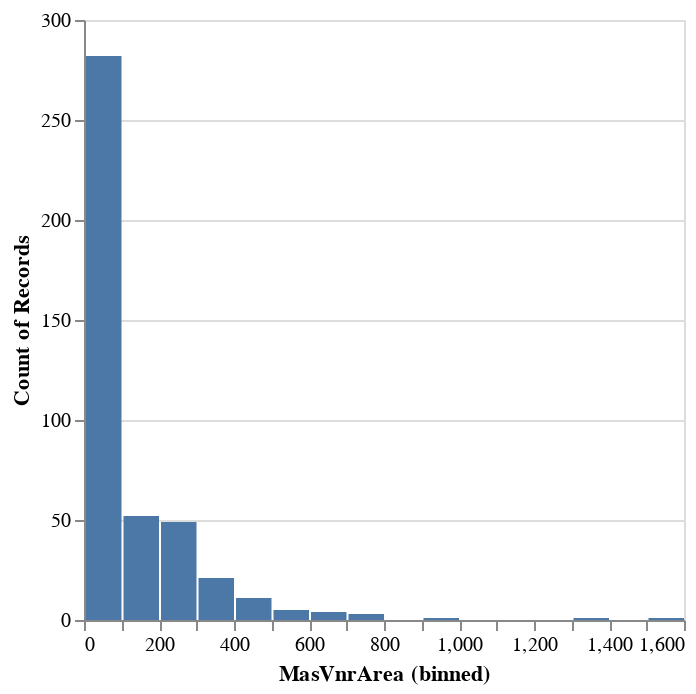

The notebook cell saved with this chart:
### Markdown cell above
`MasVnrArea` is a numerical feature representing Masonry veneer area in square feet.

### Code cell
alt.Chart(X_train_copy).mark_bar().encode(
    x = alt.X("MasVnrArea", bin = alt.Bin(maxbins=30)) ,
    y = "count()"
)

### Figure 1 — Vega-Lite specification as saved in the notebook (floating-point values rounded to 4 significant figures; data arrays with more than 128 entries replaced by an {"elided": "..."} marker saying what was removed)
{"config": {"view": {"continuousWidth": 300, "continuousHeight": 300}}, "data": {"name": "data-8bc8bc48e8d842e509212b67ee2248bc"}, "mark": {"type": "bar"}, "encoding": {"x": {"bin": {"maxbins": 30}, "field": "MasVnrArea", "type": "quantitative"}, "y": {"aggregate": "count", "type": "quantitative"}}, "$schema": "https://vega.github.io/schema/vega-lite/v5.15.1.json", "datasets": {"data-8bc8bc48e8d842e509212b67ee2248bc": {"elided": "434 records"}}}
